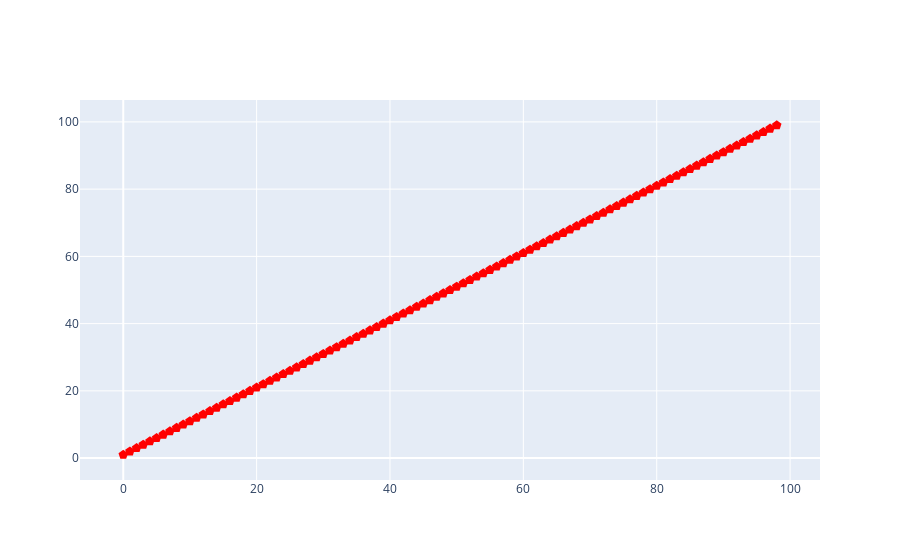

Notebook code cell kept with this figure:
### Code cell
values = np.array(range(1,100))

data = [go.Scatter(y=values, mode='markers', marker=dict(color='red', symbol='pentagon', size=10))]
iplot(data)

### Figure 1 — Plotly figure (JSON) as saved in the notebook; plotly's stock layout.template omitted (floating-point values rounded to 4 significant figures)
{"data": [{"marker": {"color": "red", "size": 10, "symbol": "pentagon"}, "mode": "markers", "type": "scatter", "y": [1, 2, 3, 4, 5, 6, 7, 8, 9, 10, 11, 12, 13, 14, 15, 16, 17, 18, 19, 20, 21, 22, 23, 24, 25, 26, 27, 28, 29, 30, 31, 32, 33, 34, 35, 36, 37, 38, 39, 40, 41, 42, 43, 44, 45, 46, 47, 48, 49, 50, 51, 52, 53, 54, 55, 56, 57, 58, 59, 60, 61, 62, 63, 64, 65, 66, 67, 68, 69, 70, 71, 72, 73, 74, 75, 76, 77, 78, 79, 80, 81, 82, 83, 84, 85, 86, 87, 88, 89, 90, 91, 92, 93, 94, 95, 96, 97, 98, 99]}], "layout": {}}
